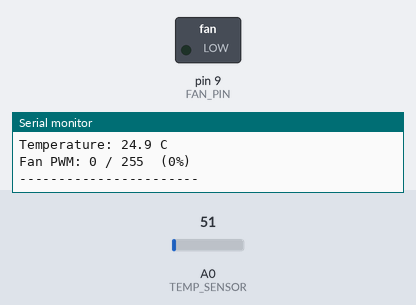
Recording of a sketch running on a simulated Arduino Uno, built with avr-gcc and run on an emulated ATmega328P. On the bench: switched loads named in the sketch (green lamp = pin HIGH), the last lines printed to the serial monitor. Dashed ring = blinking. The test bench sets the inputs (shaded band); at power-on: A0 (TEMP_SENSOR) = 51.

Above: at 1.8 s.
1.9 s: A0 (TEMP_SENSOR) set to 57
At 3.12 s:
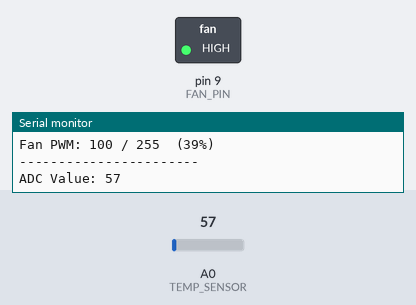
5.4 s: A0 (TEMP_SENSOR) set to 30
8.9 s: A0 (TEMP_SENSOR) set to 86
At 10.2 s:
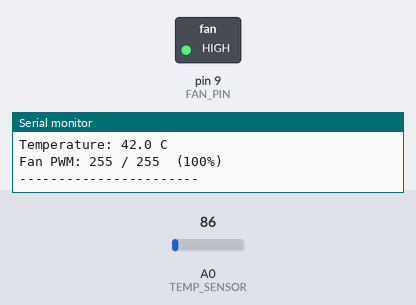
10.7 s: A0 (TEMP_SENSOR) set to 15
At 12.1 s:
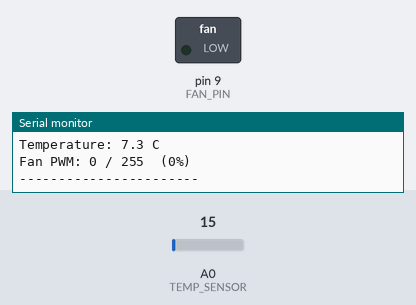
Timing chart, 0 to 13.7 s (numbered marks = the images above; inputs shaded):
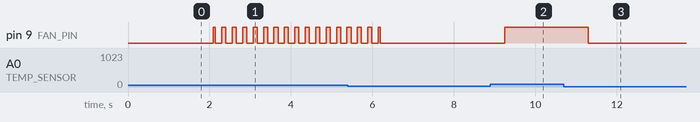

The sketch:

HVAC_FAN_CONTROL_EXP6.ino
```cpp
/*
  Project: HVAC_FAN_CONTROL
  Board: Arduino UNO
  Sensor: LM35 Temperature Sensor
  Output: DC Fan using PWM
  Control: Timer1 Interrupt
*/

#define TEMP_SENSOR A0
#define FAN_PIN 9

volatile byte fanPWM = 0;
volatile byte pwmCounter = 0;

float temperature = 0.0;

void setup() {
  Serial.begin(9600);

  pinMode(TEMP_SENSOR, INPUT);
  pinMode(FAN_PIN, OUTPUT);

  // Configure Timer1 for approximately 8-bit
  // software PWM using a timer interrupt.
  noInterrupts();

  TCCR1A = 0;
  TCCR1B = 0;
  TCNT1 = 0;

  // 16 MHz / 64 / (249 + 1) = 1000 Hz
  OCR1A = 249;
  TCCR1B |= (1 << WGM12);
  TCCR1B |= (1 << CS11) | (1 << CS10);
  TIMSK1 |= (1 << OCIE1A);

  interrupts();

  Serial.println("HVAC FAN CONTROL SYSTEM");
  Serial.println("-----------------------");
}

ISR(TIMER1_COMPA_vect) {
  pwmCounter++;

  if (pwmCounter < fanPWM) {
    PORTB |= (1 << PB1);   // D9 HIGH
  } else {
    PORTB &= ~(1 << PB1);  // D9 LOW
  }
}

void loop() {
  // Read analog temperature sensor
  int adcValue = analogRead(TEMP_SENSOR);

  // Convert ADC value to voltage
  float voltage = adcValue * (5.0 / 1023.0);

  // LM35 output: 10 mV per degree Celsius
  temperature = voltage * 100.0;

  // Select fan speed according to temperature
  byte speed;

  if (temperature < 25.0) {
    speed = 0;
  } else if (temperature < 30.0) {
    speed = 100;
  } else if (temperature < 35.0) {
    speed = 180;
  } else {
    speed = 255;
  }

  // Update PWM duty cycle safely
  noInterrupts();
  fanPWM = speed;
  interrupts();

  Serial.print("ADC Value: ");
  Serial.println(adcValue);

  Serial.print("Temperature: ");
  Serial.print(temperature, 1);
  Serial.println(" C");

  Serial.print("Fan PWM: ");
  Serial.print(speed);
  Serial.print(" / 255  (");
  Serial.print((speed * 100UL) / 255);
  Serial.println("%)");

  Serial.println("-----------------------");

  delay(1000);
}
```

Measured:
- the behaviour switches between 51 and 52 on A0 (TEMP_SENSOR) (found by bisection; images 0 and 1)
- after the input at 1.9 s, pin 9 (FAN_PIN): alternates HIGH for 0.10 s and LOW for 0.16 s, starting after 0.19 s
- after the input at 8.9 s, pin 9 (FAN_PIN): LOW → HIGH after 0.35 s
- after the input at 10.7 s, pin 9 (FAN_PIN): HIGH → LOW after 0.60 s
